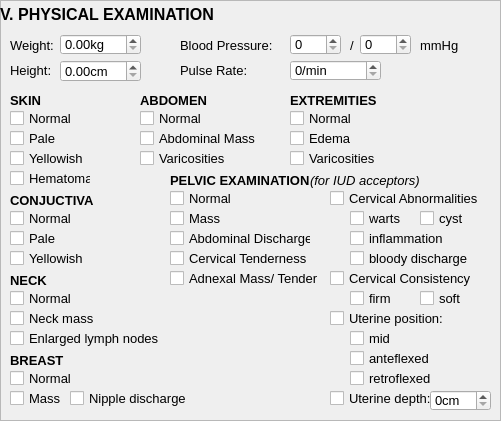
      <widget class="QFrame" name="frameFPPhyE">
       <property name="geometry">
        <rect>
         <x>500</x>
         <y>0</y>
         <width>501</width>
         <height>421</height>
        </rect>
       </property>
       <property name="styleSheet">
        <string notr="true">QFrame #frameFPPhyE {
border: 2px solid rgba(0, 0, 0, .3);
} </string>
       </property>
       <property name="frameShape">
        <enum>QFrame::StyledPanel</enum>
       </property>
       <property name="frameShadow">
        <enum>QFrame::Raised</enum>
       </property>
       <widget class="QLabel" name="label_413">
        <property name="geometry">
         <rect>
          <x>0</x>
          <y>-1</y>
          <width>501</width>
          <height>31</height>
         </rect>
        </property>
        <property name="font">
         <font>
          <family>Arial</family>
          <pointsize>12</pointsize>
          <weight>75</weight>
          <bold>true</bold>
         </font>
        </property>
        <property name="styleSheet">
         <string notr="true">border: 2px solid rgba(0, 0, 0, .3);
</string>
        </property>
        <property name="text">
         <string>V. PHYSICAL EXAMINATION</string>
        </property>
        <property name="alignment">
         <set>Qt::AlignLeading|Qt::AlignLeft|Qt::AlignVCenter</set>
        </property>
       </widget>
       <widget class="QLabel" name="label_414">
        <property name="geometry">
         <rect>
          <x>10</x>
          <y>90</y>
          <width>31</width>
          <height>20</height>
         </rect>
        </property>
        <property name="font">
         <font>
          <family>Arial</family>
          <pointsize>10</pointsize>
          <weight>75</weight>
          <bold>true</bold>
         </font>
        </property>
        <property name="text">
         <string>SKIN</string>
        </property>
       </widget>
       <widget class="QLabel" name="label_571">
        <property name="geometry">
         <rect>
          <x>10</x>
          <y>35</y>
          <width>51</width>
          <height>20</height>
         </rect>
        </property>
        <property name="font">
         <font>
          <family>Arial</family>
          <pointsize>10</pointsize>
          <weight>50</weight>
          <bold>false</bold>
         </font>
        </property>
        <property name="text">
         <string>Weight:</string>
        </property>
       </widget>
       <widget class="QCheckBox" name="FPSnormal">
        <property name="geometry">
         <rect>
          <x>10</x>
          <y>110</y>
          <width>71</width>
          <height>16</height>
         </rect>
        </property>
        <property name="font">
         <font>
          <family>Arial</family>
          <pointsize>10</pointsize>
         </font>
        </property>
        <property name="text">
         <string>Normal</string>
        </property>
       </widget>
       <widget class="QDoubleSpinBox" name="FPweight">
        <property name="geometry">
         <rect>
          <x>60</x>
          <y>34</y>
          <width>81</width>
          <height>21</height>
         </rect>
        </property>
        <property name="font">
         <font>
          <family>Arial</family>
          <pointsize>10</pointsize>
         </font>
        </property>
        <property name="suffix">
         <string>kg</string>
        </property>
        <property name="maximum">
         <double>1000.990000000000009</double>
        </property>
       </widget>
       <widget class="QDoubleSpinBox" name="FPheight">
        <property name="geometry">
         <rect>
          <x>60</x>
          <y>60</y>
          <width>81</width>
          <height>22</height>
         </rect>
        </property>
        <property name="font">
         <font>
          <family>Arial</family>
          <pointsize>10</pointsize>
         </font>
        </property>
        <property name="suffix">
         <string>cm</string>
        </property>
        <property name="maximum">
         <double>1000.000000000000000</double>
        </property>
       </widget>
       <widget class="QLabel" name="label_572">
        <property name="geometry">
         <rect>
          <x>10</x>
          <y>60</y>
          <width>41</width>
          <height>20</height>
         </rect>
        </property>
        <property name="font">
         <font>
          <family>Arial</family>
          <pointsize>10</pointsize>
          <weight>50</weight>
          <bold>false</bold>
         </font>
        </property>
        <property name="text">
         <string>Height:</string>
        </property>
       </widget>
       <widget class="QSpinBox" name="FPbpS">
        <property name="geometry">
         <rect>
          <x>290</x>
          <y>34</y>
          <width>51</width>
          <height>21</height>
         </rect>
        </property>
        <property name="font">
         <font>
          <family>Arial</family>
          <pointsize>10</pointsize>
         </font>
        </property>
        <property name="maximum">
         <number>500</number>
        </property>
       </widget>
       <widget class="QLabel" name="label_573">
        <property name="geometry">
         <rect>
          <x>180</x>
          <y>35</y>
          <width>101</width>
          <height>20</height>
         </rect>
        </property>
        <property name="font">
         <font>
          <family>Arial</family>
          <pointsize>10</pointsize>
          <weight>50</weight>
          <bold>false</bold>
         </font>
        </property>
        <property name="text">
         <string>Blood Pressure:</string>
        </property>
       </widget>
       <widget class="QLabel" name="label_574">
        <property name="geometry">
         <rect>
          <x>350</x>
          <y>35</y>
          <width>16</width>
          <height>20</height>
         </rect>
        </property>
        <property name="font">
         <font>
          <family>Arial</family>
          <pointsize>10</pointsize>
          <weight>50</weight>
          <bold>false</bold>
         </font>
        </property>
        <property name="text">
         <string>/</string>
        </property>
       </widget>
       <widget class="QSpinBox" name="FPbpD">
        <property name="geometry">
         <rect>
          <x>360</x>
          <y>34</y>
          <width>51</width>
          <height>21</height>
         </rect>
        </property>
        <property name="font">
         <font>
          <family>Arial</family>
          <pointsize>10</pointsize>
         </font>
        </property>
        <property name="maximum">
         <number>500</number>
        </property>
       </widget>
       <widget class="QLabel" name="label_575">
        <property name="geometry">
         <rect>
          <x>420</x>
          <y>35</y>
          <width>41</width>
          <height>20</height>
         </rect>
        </property>
        <property name="font">
         <font>
          <family>Arial</family>
          <pointsize>10</pointsize>
          <weight>50</weight>
          <bold>false</bold>
         </font>
        </property>
        <property name="text">
         <string>mmHg</string>
        </property>
       </widget>
       <widget class="QLabel" name="label_576">
        <property name="geometry">
         <rect>
          <x>180</x>
          <y>60</y>
          <width>101</width>
          <height>20</height>
         </rect>
        </property>
        <property name="font">
         <font>
          <family>Arial</family>
          <pointsize>10</pointsize>
          <weight>50</weight>
          <bold>false</bold>
         </font>
        </property>
        <property name="text">
         <string>Pulse Rate:</string>
        </property>
       </widget>
       <widget class="QSpinBox" name="FPpulse">
        <property name="geometry">
         <rect>
          <x>290</x>
          <y>60</y>
          <width>91</width>
          <height>21</height>
         </rect>
        </property>
        <property name="font">
         <font>
          <family>Arial</family>
          <pointsize>10</pointsize>
         </font>
        </property>
        <property name="suffix">
         <string>/min</string>
        </property>
        <property name="maximum">
         <number>1000</number>
        </property>
       </widget>
       <widget class="QCheckBox" name="FPSpale">
        <property name="geometry">
         <rect>
          <x>10</x>
          <y>130</y>
          <width>71</width>
          <height>16</height>
         </rect>
        </property>
        <property name="font">
         <font>
          <family>Arial</family>
          <pointsize>10</pointsize>
         </font>
        </property>
        <property name="text">
         <string>Pale</string>
        </property>
       </widget>
       <widget class="QCheckBox" name="FPSyellowish">
        <property name="geometry">
         <rect>
          <x>10</x>
          <y>150</y>
          <width>81</width>
          <height>16</height>
         </rect>
        </property>
        <property name="font">
         <font>
          <family>Arial</family>
          <pointsize>10</pointsize>
         </font>
        </property>
        <property name="text">
         <string>Yellowish</string>
        </property>
       </widget>
       <widget class="QCheckBox" name="FPShematoma">
        <property name="geometry">
         <rect>
          <x>10</x>
          <y>170</y>
          <width>81</width>
          <height>16</height>
         </rect>
        </property>
        <property name="font">
         <font>
          <family>Arial</family>
          <pointsize>10</pointsize>
         </font>
        </property>
        <property name="text">
         <string>Hematoma</string>
        </property>
       </widget>
       <widget class="QLabel" name="label_415">
        <property name="geometry">
         <rect>
          <x>10</x>
          <y>190</y>
          <width>91</width>
          <height>20</height>
         </rect>
        </property>
        <property name="font">
         <font>
          <family>Arial</family>
          <pointsize>10</pointsize>
          <weight>75</weight>
          <bold>true</bold>
         </font>
        </property>
        <property name="text">
         <string>CONJUCTIVA</string>
        </property>
       </widget>
       <widget class="QCheckBox" name="FPCnormal">
        <property name="geometry">
         <rect>
          <x>10</x>
          <y>210</y>
          <width>81</width>
          <height>16</height>
         </rect>
        </property>
        <property name="font">
         <font>
          <family>Arial</family>
          <pointsize>10</pointsize>
         </font>
        </property>
        <property name="text">
         <string>Normal</string>
        </property>
       </widget>
       <widget class="QCheckBox" name="FPCpale">
        <property name="geometry">
         <rect>
          <x>10</x>
          <y>230</y>
          <width>81</width>
          <height>16</height>
         </rect>
        </property>
        <property name="font">
         <font>
          <family>Arial</family>
          <pointsize>10</pointsize>
         </font>
        </property>
        <property name="text">
         <string>Pale</string>
        </property>
       </widget>
       <widget class="QCheckBox" name="FPCyellowish">
        <property name="geometry">
         <rect>
          <x>10</x>
          <y>250</y>
          <width>81</width>
          <height>16</height>
         </rect>
        </property>
        <property name="font">
         <font>
          <family>Arial</family>
          <pointsize>10</pointsize>
         </font>
        </property>
        <property name="text">
         <string>Yellowish</string>
        </property>
       </widget>
       <widget class="QLabel" name="label_416">
        <property name="geometry">
         <rect>
          <x>10</x>
          <y>270</y>
          <width>91</width>
          <height>20</height>
         </rect>
        </property>
        <property name="font">
         <font>
          <family>Arial</family>
          <pointsize>10</pointsize>
          <weight>75</weight>
          <bold>true</bold>
         </font>
        </property>
        <property name="text">
         <string>NECK</string>
        </property>
       </widget>
       <widget class="QCheckBox" name="FPNnormal">
        <property name="geometry">
         <rect>
          <x>10</x>
          <y>290</y>
          <width>81</width>
          <height>16</height>
         </rect>
        </property>
        <property name="font">
         <font>
          <family>Arial</family>
          <pointsize>10</pointsize>
         </font>
        </property>
        <property name="text">
         <string>Normal</string>
        </property>
       </widget>
       <widget class="QCheckBox" name="FPNeln">
        <property name="geometry">
         <rect>
          <x>10</x>
          <y>330</y>
          <width>151</width>
          <height>16</height>
         </rect>
        </property>
        <property name="font">
         <font>
          <family>Arial</family>
          <pointsize>10</pointsize>
         </font>
        </property>
        <property name="text">
         <string>Enlarged lymph nodes</string>
        </property>
       </widget>
       <widget class="QCheckBox" name="FPNneckmass">
        <property name="geometry">
         <rect>
          <x>10</x>
          <y>310</y>
          <width>91</width>
          <height>16</height>
         </rect>
        </property>
        <property name="font">
         <font>
          <family>Arial</family>
          <pointsize>10</pointsize>
         </font>
        </property>
        <property name="text">
         <string>Neck mass</string>
        </property>
       </widget>
       <widget class="QLabel" name="label_417">
        <property name="geometry">
         <rect>
          <x>10</x>
          <y>350</y>
          <width>91</width>
          <height>20</height>
         </rect>
        </property>
        <property name="font">
         <font>
          <family>Arial</family>
          <pointsize>10</pointsize>
          <weight>75</weight>
          <bold>true</bold>
         </font>
        </property>
        <property name="text">
         <string>BREAST</string>
        </property>
       </widget>
       <widget class="QCheckBox" name="FPBnormal">
        <property name="geometry">
         <rect>
          <x>10</x>
          <y>370</y>
          <width>81</width>
          <height>16</height>
         </rect>
        </property>
        <property name="font">
         <font>
          <family>Arial</family>
          <pointsize>10</pointsize>
         </font>
        </property>
        <property name="text">
         <string>Normal</string>
        </property>
       </widget>
       <widget class="QCheckBox" name="FPBmass">
        <property name="geometry">
         <rect>
          <x>10</x>
          <y>390</y>
          <width>51</width>
          <height>16</height>
         </rect>
        </property>
        <property name="font">
         <font>
          <family>Arial</family>
          <pointsize>10</pointsize>
         </font>
        </property>
        <property name="text">
         <string>Mass</string>
        </property>
       </widget>
       <widget class="QCheckBox" name="FPBnip">
        <property name="geometry">
         <rect>
          <x>70</x>
          <y>390</y>
          <width>121</width>
          <height>16</height>
         </rect>
        </property>
        <property name="font">
         <font>
          <family>Arial</family>
          <pointsize>10</pointsize>
         </font>
        </property>
        <property name="text">
         <string>Nipple discharge</string>
        </property>
       </widget>
       <widget class="QLabel" name="label_418">
        <property name="geometry">
         <rect>
          <x>140</x>
          <y>90</y>
          <width>91</width>
          <height>20</height>
         </rect>
        </property>
        <property name="font">
         <font>
          <family>Arial</family>
          <pointsize>10</pointsize>
          <weight>75</weight>
          <bold>true</bold>
         </font>
        </property>
        <property name="text">
         <string>ABDOMEN</string>
        </property>
       </widget>
       <widget class="QCheckBox" name="FPAnormal">
        <property name="geometry">
         <rect>
          <x>140</x>
          <y>110</y>
          <width>71</width>
          <height>16</height>
         </rect>
        </property>
        <property name="font">
         <font>
          <family>Arial</family>
          <pointsize>10</pointsize>
         </font>
        </property>
        <property name="text">
         <string>Normal</string>
        </property>
       </widget>
       <widget class="QCheckBox" name="FPAabmass">
        <property name="geometry">
         <rect>
          <x>140</x>
          <y>130</y>
          <width>121</width>
          <height>16</height>
         </rect>
        </property>
        <property name="font">
         <font>
          <family>Arial</family>
          <pointsize>10</pointsize>
         </font>
        </property>
        <property name="text">
         <string>Abdominal Mass</string>
        </property>
       </widget>
       <widget class="QCheckBox" name="FPAvaric">
        <property name="geometry">
         <rect>
          <x>140</x>
          <y>150</y>
          <width>91</width>
          <height>16</height>
         </rect>
        </property>
        <property name="font">
         <font>
          <family>Arial</family>
          <pointsize>10</pointsize>
         </font>
        </property>
        <property name="text">
         <string>Varicosities</string>
        </property>
       </widget>
       <widget class="QLabel" name="label_419">
        <property name="geometry">
         <rect>
          <x>290</x>
          <y>90</y>
          <width>91</width>
          <height>20</height>
         </rect>
        </property>
        <property name="font">
         <font>
          <family>Arial</family>
          <pointsize>10</pointsize>
          <weight>75</weight>
          <bold>true</bold>
         </font>
        </property>
        <property name="text">
         <string>EXTREMITIES</string>
        </property>
       </widget>
       <widget class="QCheckBox" name="FPEnormal">
        <property name="geometry">
         <rect>
          <x>290</x>
          <y>110</y>
          <width>71</width>
          <height>16</height>
         </rect>
        </property>
        <property name="font">
         <font>
          <family>Arial</family>
          <pointsize>10</pointsize>
         </font>
        </property>
        <property name="text">
         <string>Normal</string>
        </property>
       </widget>
       <widget class="QCheckBox" name="FPEedema">
        <property name="geometry">
         <rect>
          <x>290</x>
          <y>130</y>
          <width>71</width>
          <height>16</height>
         </rect>
        </property>
        <property name="font">
         <font>
          <family>Arial</family>
          <pointsize>10</pointsize>
         </font>
        </property>
        <property name="text">
         <string>Edema</string>
        </property>
       </widget>
       <widget class="QCheckBox" name="FPEvaric">
        <property name="geometry">
         <rect>
          <x>290</x>
          <y>150</y>
          <width>121</width>
          <height>16</height>
         </rect>
        </property>
        <property name="font">
         <font>
          <family>Arial</family>
          <pointsize>10</pointsize>
         </font>
        </property>
        <property name="text">
         <string>Varicosities</string>
        </property>
       </widget>
       <widget class="QLabel" name="label_420">
        <property name="geometry">
         <rect>
          <x>170</x>
          <y>170</y>
          <width>141</width>
          <height>20</height>
         </rect>
        </property>
        <property name="font">
         <font>
          <family>Arial</family>
          <pointsize>10</pointsize>
          <weight>75</weight>
          <bold>true</bold>
         </font>
        </property>
        <property name="text">
         <string>PELVIC EXAMINATION</string>
        </property>
       </widget>
       <widget class="QLabel" name="label_421">
        <property name="geometry">
         <rect>
          <x>310</x>
          <y>170</y>
          <width>141</width>
          <height>20</height>
         </rect>
        </property>
        <property name="font">
         <font>
          <family>Arial</family>
          <pointsize>10</pointsize>
          <weight>50</weight>
          <italic>true</italic>
          <bold>false</bold>
         </font>
        </property>
        <property name="text">
         <string>(for IUD acceptors)</string>
        </property>
       </widget>
       <widget class="QCheckBox" name="FPpnormal">
        <property name="geometry">
         <rect>
          <x>170</x>
          <y>190</y>
          <width>81</width>
          <height>16</height>
         </rect>
        </property>
        <property name="font">
         <font>
          <family>Arial</family>
          <pointsize>10</pointsize>
         </font>
        </property>
        <property name="text">
         <string>Normal</string>
        </property>
       </widget>
       <widget class="QCheckBox" name="FPpmass">
        <property name="geometry">
         <rect>
          <x>170</x>
          <y>210</y>
          <width>81</width>
          <height>16</height>
         </rect>
        </property>
        <property name="font">
         <font>
          <family>Arial</family>
          <pointsize>10</pointsize>
         </font>
        </property>
        <property name="text">
         <string>Mass</string>
        </property>
       </widget>
       <widget class="QCheckBox" name="FPpad">
        <property name="geometry">
         <rect>
          <x>170</x>
          <y>230</y>
          <width>141</width>
          <height>16</height>
         </rect>
        </property>
        <property name="font">
         <font>
          <family>Arial</family>
          <pointsize>10</pointsize>
         </font>
        </property>
        <property name="text">
         <string>Abdominal Discharge</string>
        </property>
       </widget>
       <widget class="QCheckBox" name="FPpCA">
        <property name="geometry">
         <rect>
          <x>330</x>
          <y>190</y>
          <width>151</width>
          <height>16</height>
         </rect>
        </property>
        <property name="font">
         <font>
          <family>Arial</family>
          <pointsize>10</pointsize>
         </font>
        </property>
        <property name="text">
         <string>Cervical Abnormalities</string>
        </property>
       </widget>
       <widget class="QCheckBox" name="FPpCAwarts">
        <property name="geometry">
         <rect>
          <x>350</x>
          <y>210</y>
          <width>61</width>
          <height>16</height>
         </rect>
        </property>
        <property name="font">
         <font>
          <family>Arial</family>
          <pointsize>10</pointsize>
         </font>
        </property>
        <property name="text">
         <string>warts</string>
        </property>
       </widget>
       <widget class="QCheckBox" name="FPpCAcyst">
        <property name="geometry">
         <rect>
          <x>420</x>
          <y>210</y>
          <width>61</width>
          <height>16</height>
         </rect>
        </property>
        <property name="font">
         <font>
          <family>Arial</family>
          <pointsize>10</pointsize>
         </font>
        </property>
        <property name="text">
         <string>cyst</string>
        </property>
       </widget>
       <widget class="QCheckBox" name="FPpCAinflam">
        <property name="geometry">
         <rect>
          <x>350</x>
          <y>230</y>
          <width>121</width>
          <height>16</height>
         </rect>
        </property>
        <property name="font">
         <font>
          <family>Arial</family>
          <pointsize>10</pointsize>
         </font>
        </property>
        <property name="text">
         <string>inflammation</string>
        </property>
       </widget>
       <widget class="QCheckBox" name="FPpCAbd">
        <property name="geometry">
         <rect>
          <x>350</x>
          <y>250</y>
          <width>121</width>
          <height>16</height>
         </rect>
        </property>
        <property name="font">
         <font>
          <family>Arial</family>
          <pointsize>10</pointsize>
         </font>
        </property>
        <property name="text">
         <string>bloody discharge</string>
        </property>
       </widget>
       <widget class="QCheckBox" name="FPpCC">
        <property name="geometry">
         <rect>
          <x>330</x>
          <y>270</y>
          <width>151</width>
          <height>16</height>
         </rect>
        </property>
        <property name="font">
         <font>
          <family>Arial</family>
          <pointsize>10</pointsize>
         </font>
        </property>
        <property name="text">
         <string>Cervical Consistency</string>
        </property>
       </widget>
       <widget class="QCheckBox" name="FPpCCfirm">
        <property name="geometry">
         <rect>
          <x>350</x>
          <y>290</y>
          <width>61</width>
          <height>16</height>
         </rect>
        </property>
        <property name="font">
         <font>
          <family>Arial</family>
          <pointsize>10</pointsize>
         </font>
        </property>
        <property name="text">
         <string>firm</string>
        </property>
       </widget>
       <widget class="QCheckBox" name="FPpCCsoft">
        <property name="geometry">
         <rect>
          <x>420</x>
          <y>290</y>
          <width>61</width>
          <height>16</height>
         </rect>
        </property>
        <property name="font">
         <font>
          <family>Arial</family>
          <pointsize>10</pointsize>
         </font>
        </property>
        <property name="text">
         <string>soft</string>
        </property>
       </widget>
       <widget class="QCheckBox" name="FPpct">
        <property name="geometry">
         <rect>
          <x>170</x>
          <y>250</y>
          <width>141</width>
          <height>16</height>
         </rect>
        </property>
        <property name="font">
         <font>
          <family>Arial</family>
          <pointsize>10</pointsize>
         </font>
        </property>
        <property name="text">
         <string>Cervical Tenderness</string>
        </property>
       </widget>
       <widget class="QCheckBox" name="FPpamt">
        <property name="geometry">
         <rect>
          <x>170</x>
          <y>270</y>
          <width>151</width>
          <height>16</height>
         </rect>
        </property>
        <property name="font">
         <font>
          <family>Arial</family>
          <pointsize>10</pointsize>
         </font>
        </property>
        <property name="text">
         <string>Adnexal Mass/ Tender</string>
        </property>
       </widget>
       <widget class="QCheckBox" name="FPpUP">
        <property name="geometry">
         <rect>
          <x>330</x>
          <y>310</y>
          <width>151</width>
          <height>16</height>
         </rect>
        </property>
        <property name="font">
         <font>
          <family>Arial</family>
          <pointsize>10</pointsize>
         </font>
        </property>
        <property name="text">
         <string>Uterine position:</string>
        </property>
       </widget>
       <widget class="QCheckBox" name="FPpUPmid">
        <property name="geometry">
         <rect>
          <x>350</x>
          <y>330</y>
          <width>61</width>
          <height>16</height>
         </rect>
        </property>
        <property name="font">
         <font>
          <family>Arial</family>
          <pointsize>10</pointsize>
         </font>
        </property>
        <property name="text">
         <string>mid</string>
        </property>
       </widget>
       <widget class="QCheckBox" name="FPpUPante">
        <property name="geometry">
         <rect>
          <x>350</x>
          <y>350</y>
          <width>81</width>
          <height>16</height>
         </rect>
        </property>
        <property name="font">
         <font>
          <family>Arial</family>
          <pointsize>10</pointsize>
         </font>
        </property>
        <property name="text">
         <string>anteflexed</string>
        </property>
       </widget>
       <widget class="QCheckBox" name="FPpUPretro">
        <property name="geometry">
         <rect>
          <x>350</x>
          <y>370</y>
          <width>91</width>
          <height>16</height>
         </rect>
        </property>
        <property name="font">
         <font>
          <family>Arial</family>
          <pointsize>10</pointsize>
         </font>
        </property>
        <property name="text">
         <string>retroflexed</string>
        </property>
       </widget>
       <widget class="QCheckBox" name="FPpUD">
        <property name="geometry">
         <rect>
          <x>330</x>
          <y>390</y>
          <width>101</width>
          <height>16</height>
         </rect>
        </property>
        <property name="font">
         <font>
          <family>Arial</family>
          <pointsize>10</pointsize>
         </font>
        </property>
        <property name="text">
         <string>Uterine depth:</string>
        </property>
       </widget>
       <widget class="QSpinBox" name="FPpUDdepth">
        <property name="geometry">
         <rect>
          <x>430</x>
          <y>390</y>
          <width>61</width>
          <height>21</height>
         </rect>
        </property>
        <property name="font">
         <font>
          <family>Arial</family>
          <pointsize>10</pointsize>
         </font>
        </property>
        <property name="suffix">
         <string>cm</string>
        </property>
        <property name="maximum">
         <number>20</number>
        </property>
       </widget>
      </widget>
